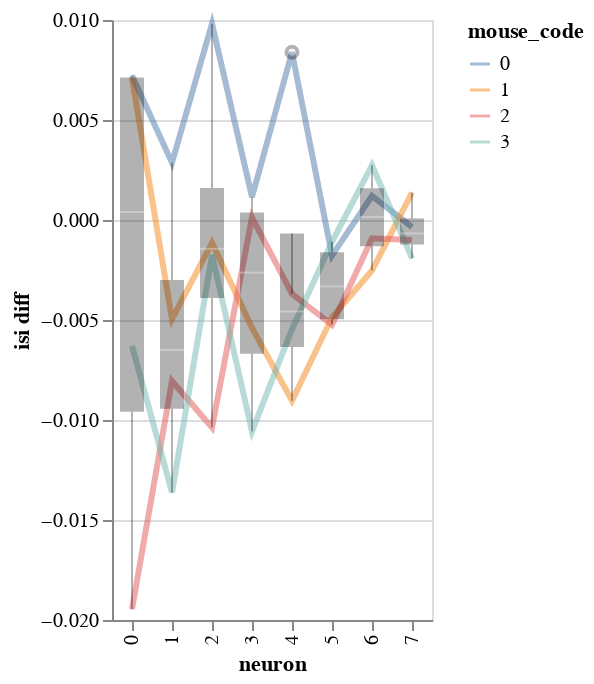

This figure's notebook cell:
### Markdown cell above
## Plot data and posterior

### Code cell
#BayesWindow.plot_posteriors_slopes(df_both, y=f'{y} diff', x='neuron',color='mouse_code',title=y,hold_for_facet=False,add_box=False)


chart_d = visualization.plot_data(df=df_both,x='neuron', y=f'{y} diff',color='mouse_code')
chart_d

### Figure 1 — Vega-Lite specification as saved in the notebook (floating-point values rounded to 4 significant figures)
{"config": {"view": {"continuousWidth": 400, "continuousHeight": 300}}, "layer": [{"mark": {"type": "line", "fill": null, "opacity": 0.5, "size": 3}, "encoding": {"color": {"type": "nominal", "field": "mouse_code"}, "x": {"type": "ordinal", "field": "neuron"}, "y": {"type": "quantitative", "aggregate": "mean", "field": "isi diff", "scale": {"zero": false}}}}, {"mark": {"type": "boxplot", "color": "black", "opacity": 0.3, "size": 12}, "encoding": {"x": {"type": "ordinal", "field": "neuron"}, "y": {"type": "quantitative", "field": "isi diff", "scale": {"zero": false}}}}], "data": {"name": "data-6cee12c6a1d0bb0ce7c68ca295627667"}, "$schema": "https://vega.github.io/schema/vega-lite/v4.8.1.json", "datasets": {"data-6cee12c6a1d0bb0ce7c68ca295627667": [{"neuron": 0, "mouse_code": 0, "neuron_code": 0.0, "i_trial": 0.0, "log_firing_rate": 0.01171, "Firing rate": 19.76, "firing_rate": 19.76, "i_spike": -5.25, "isi diff": 0.00723, "lower HDI": 0.2833, "higher HDI": 0.9977, "mean HDI": 0.6836, "log_isi": 0.03798}, {"neuron": 0, "mouse_code": 1, "neuron_code": 0.0, "i_trial": 0.0, "log_firing_rate": -0.09788, "Firing rate": -11.86, "firing_rate": -11.86, "i_spike": -3.75, "isi diff": 0.007097, "lower HDI": 0.2833, "higher HDI": 0.9977, "mean HDI": 0.6836, "log_isi": 0.0386}, {"neuron": 0, "mouse_code": 2, "neuron_code": 0.0, "i_trial": 0.0, "log_firing_rate": 0.1645, "Firing rate": 22.98, "firing_rate": 22.98, "i_spike": 9.0, "isi diff": -0.01946, "lower HDI": 0.2833, "higher HDI": 0.9977, "mean HDI": 0.6836, "log_isi": -0.09865}, {"neuron": 0, "mouse_code": 3, "neuron_code": 0.0, "i_trial": 0.0, "log_firing_rate": 0.2563, "Firing rate": 74.57, "firing_rate": 74.57, "i_spike": 5.0, "isi diff": -0.006296, "lower HDI": 0.2833, "higher HDI": 0.9977, "mean HDI": 0.6836, "log_isi": -0.0387}, {"neuron": 1, "mouse_code": 0, "neuron_code": 0.0, "i_trial": 0.0, "log_firing_rate": -0.08296, "Firing rate": -7.619, "firing_rate": -7.619, "i_spike": -2.75, "isi diff": 0.002864, "lower HDI": 0.1239, "higher HDI": 0.6176, "mean HDI": 0.3879, "log_isi": 0.02035}, {"neuron": 1, "mouse_code": 1, "neuron_code": 0.0, "i_trial": 0.0, "log_firing_rate": 0.4921, "Firing rate": 179.6, "firing_rate": 179.6, "i_spike": 4.25, "isi diff": -0.004958, "lower HDI": 0.1239, "higher HDI": 0.6176, "mean HDI": 0.3879, "log_isi": -0.03025}, {"neuron": 1, "mouse_code": 2, "neuron_code": 0.0, "i_trial": 0.0, "log_firing_rate": 0.05702, "Firing rate": 10.03, "firing_rate": 10.03, "i_spike": 6.25, "isi diff": -0.008048, "lower HDI": 0.1239, "higher HDI": 0.6176, "mean HDI": 0.3879, "log_isi": -0.055}, {"neuron": 1, "mouse_code": 3, "neuron_code": 0.0, "i_trial": 0.0, "log_firing_rate": 0.7795, "Firing rate": 518.4, "firing_rate": 518.4, "i_spike": 10.75, "isi diff": -0.01362, "lower HDI": 0.1239, "higher HDI": 0.6176, "mean HDI": 0.3879, "log_isi": -0.08811}, {"neuron": 2, "mouse_code": 0, "neuron_code": 0.0, "i_trial": 0.0, "log_firing_rate": -0.111, "Firing rate": -2.261, "firing_rate": -2.261, "i_spike": -7.75, "isi diff": 0.009813, "lower HDI": 0.008638, "higher HDI": 0.4697, "mean HDI": 0.2538, "log_isi": 0.06387}, {"neuron": 2, "mouse_code": 1, "neuron_code": 0.0, "i_trial": 0.0, "log_firing_rate": -0.05942, "Firing rate": -0.6227, "firing_rate": -0.6227, "i_spike": 1.75, "isi diff": -0.001134, "lower HDI": 0.008638, "higher HDI": 0.4697, "mean HDI": 0.2538, "log_isi": -0.01218}, {"neuron": 2, "mouse_code": 2, "neuron_code": 0.0, "i_trial": 0.0, "log_firing_rate": 0.05327, "Firing rate": 14.76, "firing_rate": 14.76, "i_spike": 10.5, "isi diff": -0.01038, "lower HDI": 0.008638, "higher HDI": 0.4697, "mean HDI": 0.2538, "log_isi": -0.07523}, {"neuron": 2, "mouse_code": 3, "neuron_code": 0.0, "i_trial": 0.0, "log_firing_rate": -0.2426, "Firing rate": -108.8, "firing_rate": -108.8, "i_spike": 1.75, "isi diff": -0.001747, "lower HDI": 0.008638, "higher HDI": 0.4697, "mean HDI": 0.2538, "log_isi": -0.01108}, {"neuron": 3, "mouse_code": 0, "neuron_code": 0.0, "i_trial": 0.0, "log_firing_rate": -0.0111, "Firing rate": -2.201, "firing_rate": -2.201, "i_spike": -1.0, "isi diff": 0.001151, "lower HDI": -0.2253, "higher HDI": 0.1865, "mean HDI": -0.008148, "log_isi": 0.00807}, {"neuron": 3, "mouse_code": 1, "neuron_code": 0.0, "i_trial": 0.0, "log_firing_rate": 0.01509, "Firing rate": 4.935, "firing_rate": 4.935, "i_spike": 5.0, "isi diff": -0.005392, "lower HDI": -0.2253, "higher HDI": 0.1865, "mean HDI": -0.008148, "log_isi": -0.04542}, {"neuron": 3, "mouse_code": 2, "neuron_code": 0.0, "i_trial": 0.0, "log_firing_rate": 0.02383, "Firing rate": 9.337, "firing_rate": 9.337, "i_spike": 1.75, "isi diff": 0.0001219, "lower HDI": -0.2253, "higher HDI": 0.1865, "mean HDI": -0.008148, "log_isi": 0.0007941}, {"neuron": 3, "mouse_code": 3, "neuron_code": 0.0, "i_trial": 0.0, "log_firing_rate": 0.126, "Firing rate": 36.48, "firing_rate": 36.48, "i_spike": 16.5, "isi diff": -0.01057, "lower HDI": -0.2253, "higher HDI": 0.1865, "mean HDI": -0.008148, "log_isi": -0.09983}, {"neuron": 4, "mouse_code": 0, "neuron_code": 0.0, "i_trial": 0.0, "log_firing_rate": -0.1305, "Firing rate": -30.61, "firing_rate": -30.61, "i_spike": -14.25, "isi diff": 0.008386, "lower HDI": -0.4204, "higher HDI": 0.02391, "mean HDI": -0.1825, "log_isi": 0.07922}, {"neuron": 4, "mouse_code": 1, "neuron_code": 0.0, "i_trial": 0.0, "log_firing_rate": 0.1846, "Firing rate": 62.21, "firing_rate": 62.21, "i_spike": 16.25, "isi diff": -0.009037, "lower HDI": -0.4204, "higher HDI": 0.02391, "mean HDI": -0.1825, "log_isi": -0.09026}, {"neuron": 4, "mouse_code": 2, "neuron_code": 0.0, "i_trial": 0.0, "log_firing_rate": 0.1938, "Firing rate": 56.09, "firing_rate": 56.09, "i_spike": 9.0, "isi diff": -0.00369, "lower HDI": -0.4204, "higher HDI": 0.02391, "mean HDI": -0.1825, "log_isi": -0.04256}, {"neuron": 4, "mouse_code": 3, "neuron_code": 0.0, "i_trial": 0.0, "log_firing_rate": 0.2618, "Firing rate": 120.8, "firing_rate": 120.8, "i_spike": 11.5, "isi diff": -0.005458, "lower HDI": -0.4204, "higher HDI": 0.02391, "mean HDI": -0.1825, "log_isi": -0.0578}, {"neuron": 5, "mouse_code": 0, "neuron_code": 0.0, "i_trial": 0.0, "log_firing_rate": 0.1083, "Firing rate": 43.92, "firing_rate": 43.92, "i_spike": 7.0, "isi diff": -0.001782, "lower HDI": -0.5852, "higher HDI": -0.0895, "mean HDI": -0.3491, "log_isi": -0.02192}, {"neuron": 5, "mouse_code": 1, "neuron_code": 0.0, "i_trial": 0.0, "log_firing_rate": 0.5752, "Firing rate": 320.1, "firing_rate": 320.1, "i_spike": 12.0, "isi diff": -0.004866, "lower HDI": -0.5852, "higher HDI": -0.0895, "mean HDI": -0.3491, "log_isi": -0.05794}, {"neuron": 5, "mouse_code": 2, "neuron_code": 0.0, "i_trial": 0.0, "log_firing_rate": 0.09048, "Firing rate": 64.03, "firing_rate": 64.03, "i_spike": 15.5, "isi diff": -0.005241, "lower HDI": -0.5852, "higher HDI": -0.0895, "mean HDI": -0.3491, "log_isi": -0.06539}, {"neuron": 5, "mouse_code": 3, "neuron_code": 0.0, "i_trial": 0.0, "log_firing_rate": -1.324, "Firing rate": -183000.0, "firing_rate": -183000.0, "i_spike": 3.75, "isi diff": -0.00109, "lower HDI": -0.5852, "higher HDI": -0.0895, "mean HDI": -0.3491, "log_isi": -0.01406}, {"neuron": 6, "mouse_code": 0, "neuron_code": 0.0, "i_trial": 0.0, "log_firing_rate": -0.1022, "Firing rate": -66.74, "firing_rate": -66.74, "i_spike": -3.5, "isi diff": 0.001206, "lower HDI": -0.7105, "higher HDI": -0.1767, "mean HDI": -0.4564, "log_isi": 0.01909}, {"neuron": 6, "mouse_code": 1, "neuron_code": 0.0, "i_trial": 0.0, "log_firing_rate": 0.1038, "Firing rate": 118.0, "firing_rate": 118.0, "i_spike": 9.5, "isi diff": -0.002526, "lower HDI": -0.7105, "higher HDI": -0.1767, "mean HDI": -0.4564, "log_isi": -0.037}, {"neuron": 6, "mouse_code": 2, "neuron_code": 0.0, "i_trial": 0.0, "log_firing_rate": -0.06538, "Firing rate": -28.98, "firing_rate": -28.98, "i_spike": 4.25, "isi diff": -0.0009138, "lower HDI": -0.7105, "higher HDI": -0.1767, "mean HDI": -0.4564, "log_isi": -0.01482}, {"neuron": 6, "mouse_code": 3, "neuron_code": 0.0, "i_trial": 0.0, "log_firing_rate": -0.1743, "Firing rate": -57.84, "firing_rate": -57.84, "i_spike": -9.25, "isi diff": 0.002737, "lower HDI": -0.7105, "higher HDI": -0.1767, "mean HDI": -0.4564, "log_isi": 0.0406}, {"neuron": 7, "mouse_code": 0, "neuron_code": 0.0, "i_trial": 0.0, "log_firing_rate": 0.5327, "Firing rate": 1021.0, "firing_rate": 1021.0, "i_spike": 1.5, "isi diff": -0.0003506, "lower HDI": -0.8547, "higher HDI": -0.1572, "mean HDI": -0.5662, "log_isi": -0.006183}, {"neuron": 7, "mouse_code": 1, "neuron_code": 0.0, "i_trial": 0.0, "log_firing_rate": -0.1357, "Firing rate": -174.5, "firing_rate": -174.5, "i_spike": -9.75, "isi diff": 0.001371, "lower HDI": -0.8547, "higher HDI": -0.1572, "mean HDI": -0.5662, "log_isi": 0.02423}, {"neuron": 7, "mouse_code": 2, "neuron_code": 0.0, "i_trial": 0.0, "log_firing_rate": -0.1393, "Firing rate": -113.5, "firing_rate": -113.5, "i_spike": 6.5, "isi diff": -0.0009955, "lower HDI": -0.8547, "higher HDI": -0.1572, "mean HDI": -0.5662, "log_isi": -0.01882}, {"neuron": 7, "mouse_code": 3, "neuron_code": 0.0, "i_trial": 0.0, "log_firing_rate": 0.9049, "Firing rate": 5240.0, "firing_rate": 5240.0, "i_spike": 12.25, "isi diff": -0.001921, "lower HDI": -0.8547, "higher HDI": -0.1572, "mean HDI": -0.5662, "log_isi": -0.0362}]}}
